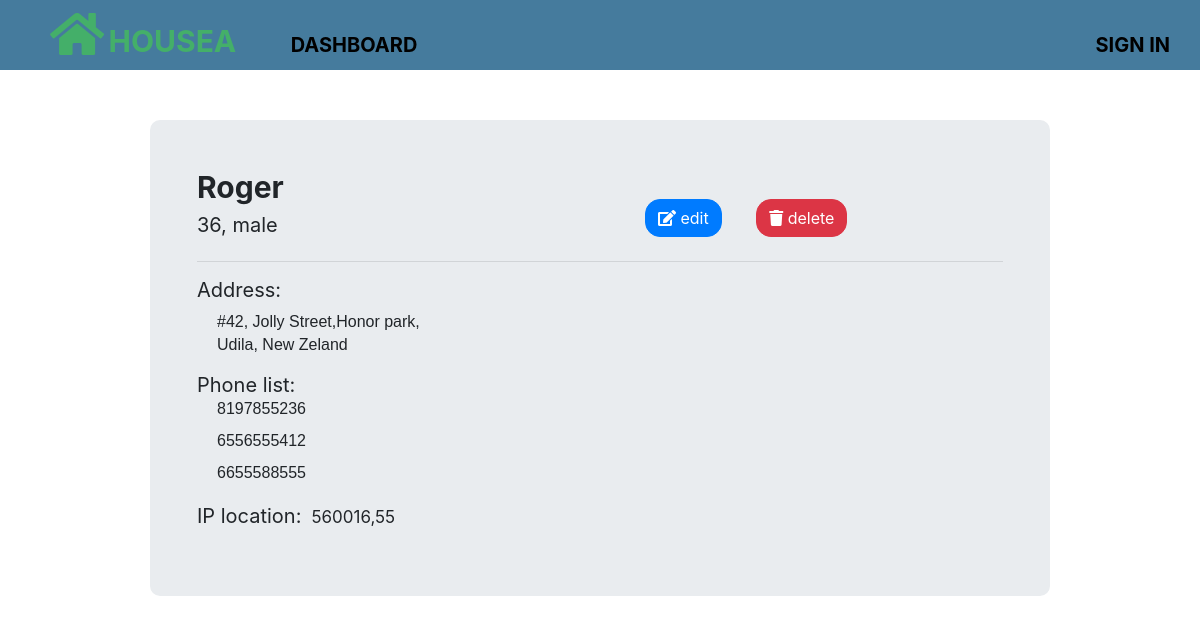
Page /tenant/1/roger/ on the committed database.
### housea/models.py (models this page shows, shortened)
class Tenant(models.Model):
    GENDER_CHOICE={
        ('male','Male'), ('female','Female')
    }
    name = models.CharField(max_length=40,unique=True)
    age = models.CharField(max_length=2)
    gender = models.CharField(max_length=20, choices=GENDER_CHOICE, default= 'male' )
    slug = models.SlugField(max_length=60)
    mobile_1 = models.CharField(max_length=12,unique=True)
    mobile_2 = models.CharField(max_length=12,unique=True)
    mobile_3 = models.CharField(max_length=12,unique=True)
    address = models.TextField(max_length=200)
    city = models.CharField(max_length=30)
    country = models.CharField(max_length = 30)
    created_on = models.DateTimeField(default = timezone.now)
    location = GeopositionField()

### housea/views.py (the view)
# urls.py: path('tenant/<int:id>/<str:slug>/',views.TenantDetail.as_view(),name='tenant-detail'),
class TenantDetail(DetailView):
    model = Tenant

### housea/templates/housea/tenant_detail.html
{% extends 'housea/base.html' %}
{% block content %}
  <div class="jumbotron" id="detail-jumb">
    <div class="container">
      <div class="row">
        <div class="col">
          <h3>{{ object.name|capfirst }}</h3>
          <h5>{{ object.age }}, {{ object.gender }}</h5>
        </div>
        <div class="col ml-auto" id="detail-btns">
          <a class="btn btn-primary" href="{% url 'tenant-edit' object.id object.slug %}"><i class="fas fa-edit"></i> edit</a>
          <a  class="btn btn-danger" href="{% url 'tenant-delete' object.id object.slug %}"><i class="fas fa-trash"></i> delete</a>
        </div>
      </div>
      <hr>
      <div id="detail-address">
        <h5>Address:</h5>
        <p>{{ object.address }}</p>
        <p id="address-p">{{ object.city }}, {{ object.country }}</p>
      </div>
      <h5>Phone list:</h5>
      <p id="detail-phone-num">{{ object.mobile_1 }}</p>
      <p id="detail-phone-num">{{ object.mobile_2 }}</p>
      <p id="detail-phone-num">{{ object.mobile_3 }}</p>
      <div id="detail-ip">
        <p>IP location:<span>{{ object.location }}</span></p>
      </div>
    </div>
  </div>
{% endblock %}

### housea/static/housea/main.css (style rules this page uses)
body { margin: 0; padding: 0; }
#detail-jumb { margin:50px 300px; border-radius:10px; }
#detail-jumb .container { margin:-15px 0px; }
#detail-jumb .container h3 { font-size: 30px; font-weight:700; }
#detail-jumb .container h5 { font-size: 20px; font-weight:400; }
#detail-address h5 { font-size: 10px; }
#detail-address p { margin-left: 20px; font-family: sans-serif; }
#address-p { margin-top: -17px; }
#detail-phone-num { margin-top: -8px; margin-left: 20px; font-family: sans-serif; }
#detail-ip p { font-size:20px; font-weight: 400; }
#detail-ip p span { margin-left: 10px; font-size: 17px; }
#detail-btns a { margin-bottom: -70px; margin-left: 30px; border-radius: 15px; }
@media only screen and (max-width:1200px) { #detail-jumb { margin:50px 150px; } }

### rows in the picture
Tenant: name "Roger", age "36", gender "male", address "#42, Jolly Street,Honor park,", city "Udila", country "New Zeland", mobile_1 "8197855236", mobile_2 "6556555412", mobile_3 "6655588555", location "560016,55"
